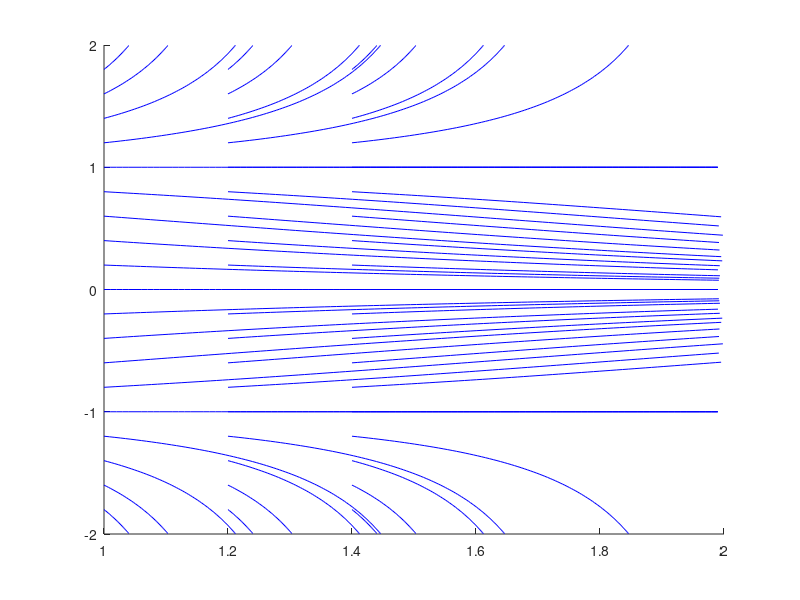

Write the MATLAB code that produced this figure.
% written by Jiannan Jiang
% plot the ODE: y'=y^3-y curve from some points 
[x,y] = meshgrid(-2:0.1:2,-2:0.1:2);
u = ones(size(x));
v = y.^3.-y;
interval = -2:0.2:2;
starty = repmat(interval,1,3);
startx = [ones(size(interval)) ones(size(interval))*1.2 ones(size(interval))*1.4];
streamline(x,y,u,v,startx,starty)

